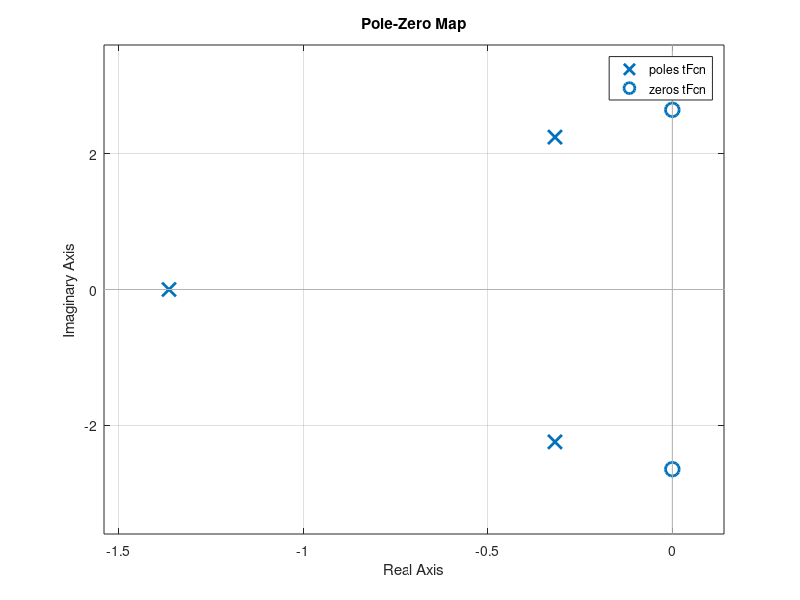
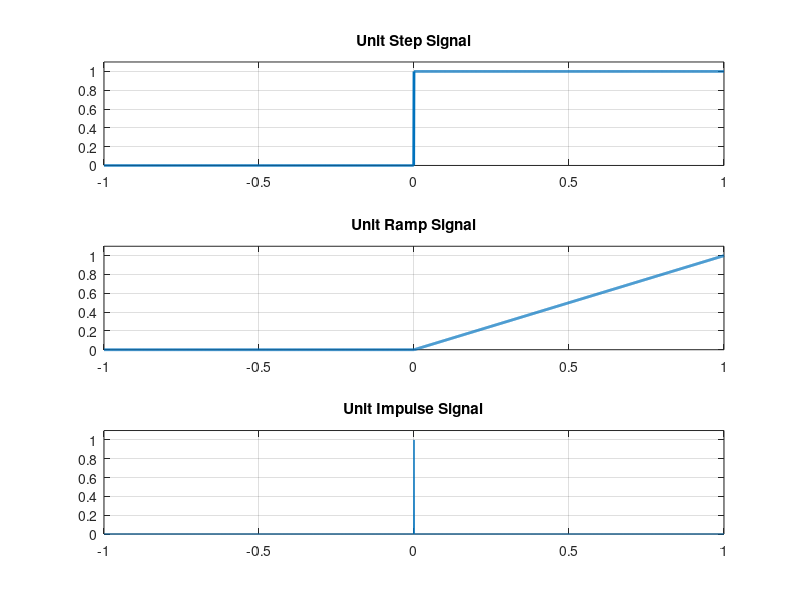

Recreate these plots in MATLAB, in order.
%%  EC609 - Control System and Instrumentation Laboratory
%%  Group 16
%   Members -   i)  Dhiman Sarkar (19101105086)
%              ii)  d (19101105087)
%             iii)  d (19101105088)
%              iv)  d (19101105089)
%%  ----------------------------------------------------
diary off
delete ec692_1_console_out.txt
diary ec692_1_console_out.txt
close all;clear;clc;

%% Defining a Polynomial to be used with Control-System-Toolbox
p1 = [1 2 6 7] % Polynomial Coefficient Matrix of %latex $F(s)=s^3+2s^2+6s+7$ %latex

%% Finding the roots of a polynomial
Roots = roots(p1)

%% Product of two polynomial
p2 = [1 0 7] %Polynomial Coefficient Matrix of %latex $F(s)=s^2+7 $%latex
p3 = conv(p1,p2)

%% Defining a Transfer Function
tFcn = tf(p2,p1) % %latex$H(s) = \frac{s^2+7}{s^3+2s^2+6s^2+7}$%latex %latex\label{tFcn}%latex

%% Finding the Poles and Zeros of a Transfer Function
Poles = pole(tFcn)
Zeros = zero(tFcn)
pzmap(tFcn); %Figure.(%latex\ref{pzplt}%latex)

%% Generation Test Signals
t = -1:0.001:1;
unitStep = []; %Since Rise Time, %latex$\Delta t = 0.01$%latex, Transisiton Frequency = %latex$\frac{1}{0.001} = 1kHz$%latex
unitRamp = [];
unitImpulse = t==0;
for i = 1:length(t)
    if t(i)>=0
        unitStep = [unitStep, 1];
        unitRamp = [unitRamp, t(i)];
    else
        unitStep = [unitStep,0];
        unitRamp = [unitRamp, 0];
    end
end
figure;
subplot(3,1,1);
plot(t,unitStep,'LineWidth',2); %Figure.(%latex\label{s1}\ref{signal}%latex)
ylim([0,1.1]);grid on;box on;
title('Unit Step Signal');

subplot(3,1,2);
plot(t,unitRamp,'LineWidth',2); %Figure.(%latex\label{s2}\ref{signal}%latex)
ylim([0,1.1]);grid on;box on;
title('Unit Ramp Signal');

subplot(3,1,3);
plot(t,unitImpulse,'LineWidth',.5); %Figure.(%latex\label{s3}\ref{signal}%latex)
ylim([0,1.1]);grid on;box on;
title('Unit Impulse Signal');